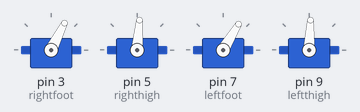
This sketch was run on a simulated Arduino Uno, built with avr-gcc and run on an emulated ATmega328P. Parts: 4 × servo.

Above: at 0.05 s.
At 1.5 s:
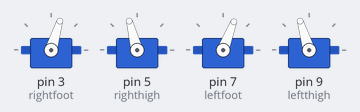
At 3.0 s:
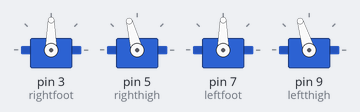
At 3.75 s:
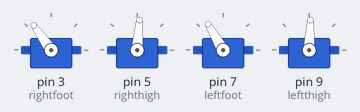
At 4.5 s:
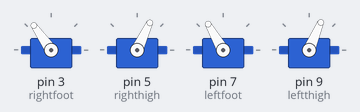
At 6.0 s:
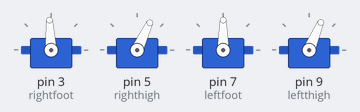
Timing chart, 0 to 7.8 s (numbered marks = the images above):
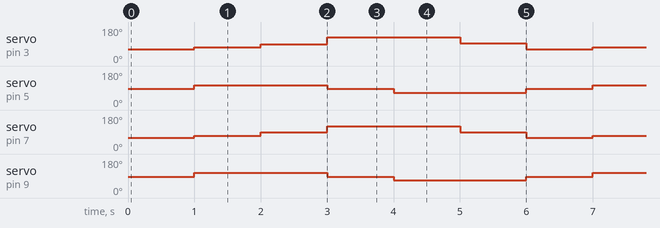

Measured:
- by itself, servo on pin 3 (rightfoot): repeats every 6.0 s: 90° 1.0 s, 125° 2.0 s, 93° 1.0 s, 63° 1.0 s, 73° 1.0 s
- by itself, servo on pin 5 (righthigh): repeats every 6.0 s: 85° 1.0 s, 65° 2.0 s, 85° 1.0 s, 105° 2.0 s
- by itself, servo on pin 7 (leftfoot): repeats every 6.0 s: 90° 1.0 s, 120° 2.0 s, 90° 1.0 s, 59° 1.0 s, 69° 1.0 s
- by itself, servo on pin 9 (leftthigh): repeats every 6.0 s: 87° 1.0 s, 67° 2.0 s, 87° 1.0 s, 107° 2.0 s

The sketch:

test.ino
```cpp
#include <Servo.h>
Servo rightfoot;
Servo righthigh;
Servo leftfoot;
Servo leftthigh;

void setup()
{
rightfoot.attach(3);
righthigh.attach(5);
leftfoot.attach(7);
leftthigh.attach(9);

righthigh.write(85);
leftthigh.write(87);
rightfoot.write(93);
leftfoot.write(90);
}


void loop()
{

righthigh.write(85);
leftthigh.write(87);
rightfoot.write(63);
leftfoot.write(59);delay(1000);

righthigh.write(105);
leftthigh.write(107);
rightfoot.write(73);
leftfoot.write(69);delay(1000);

righthigh.write(105);
leftthigh.write(107);
rightfoot.write(90);
leftfoot.write(90);delay(1000);

righthigh.write(85);
leftthigh.write(87);
rightfoot.write(125);
leftfoot.write(120);delay(1000);

righthigh.write(65);
leftthigh.write(67);
rightfoot.write(125);
leftfoot.write(120);delay(1000);

righthigh.write(65);
leftthigh.write(67);
rightfoot.write(93);
leftfoot.write(90);delay(1000);

}
```
